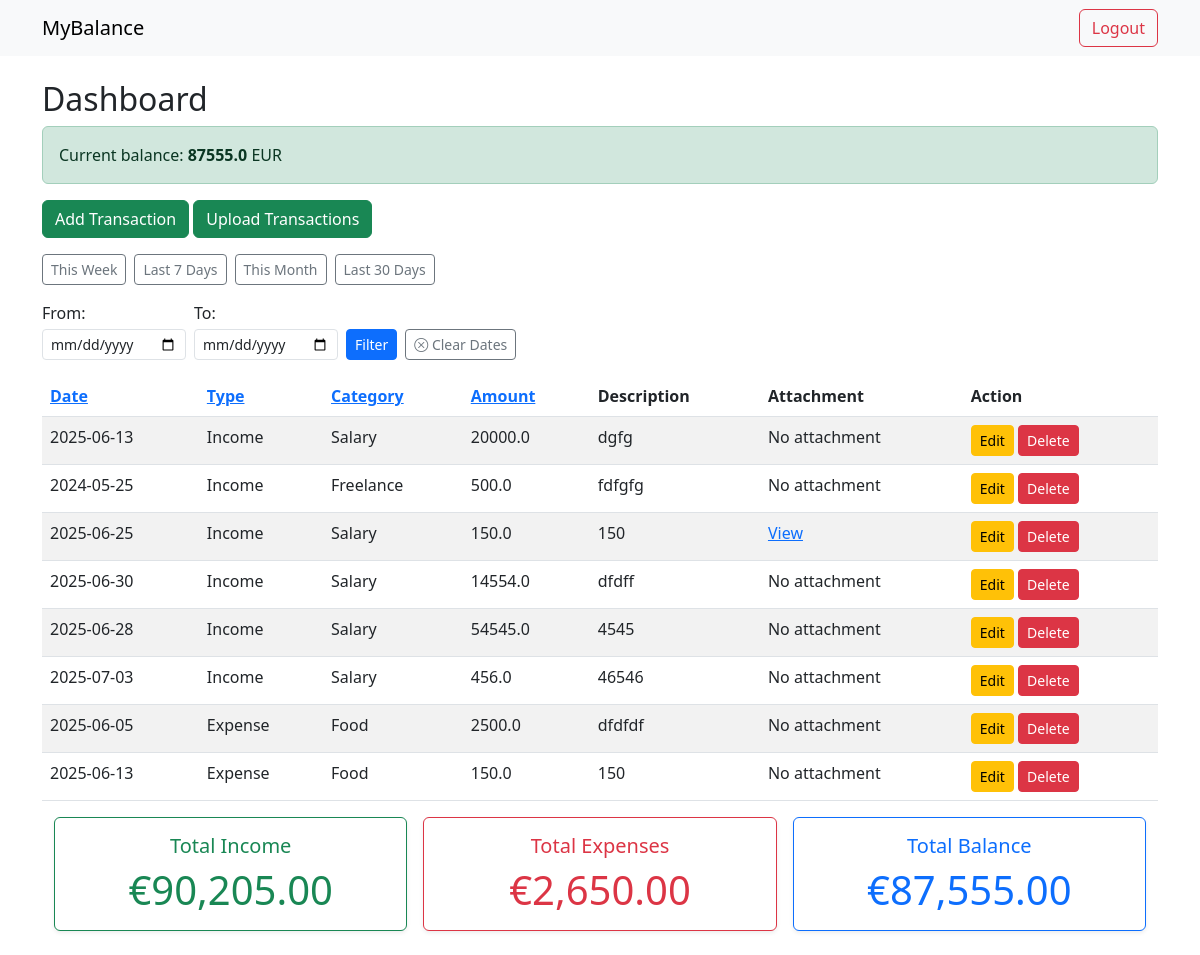
Before: /dashboard?sort_by=type&order=desc (signed in) with the older database file.
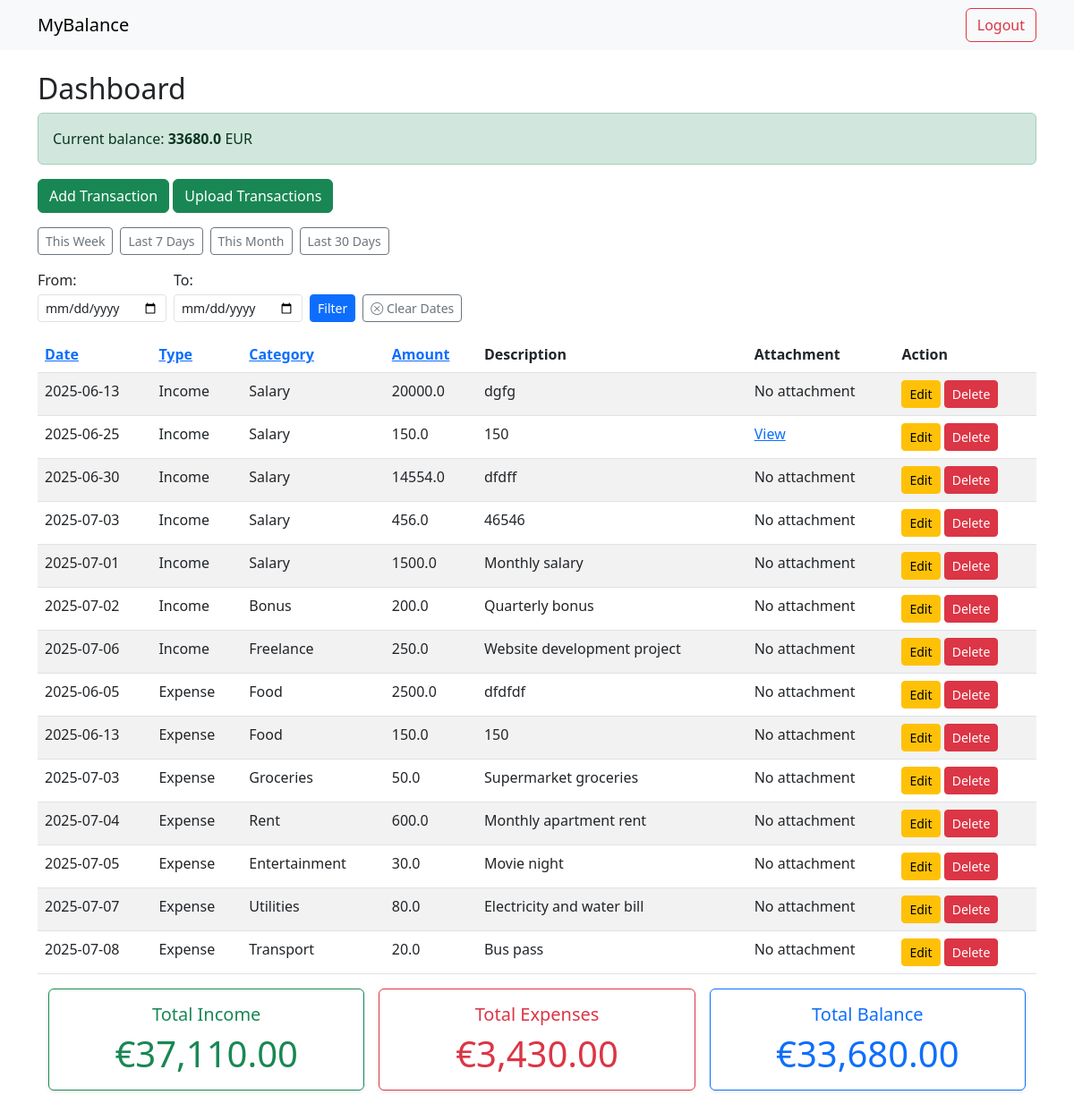
After: the same page with the newer database file.
### tables this page shows
CREATE TABLE transactions (
              id INTEGER PRIMARY KEY AUTOINCREMENT,
              user_id INTEGER,
              date TEXT,
              type TEXT,
              category TEXT,
              amount REAL,
              description TEXT, attachment TEXT,
              FOREIGN KEY(user_id) REFERENCES users(id)
              );

### app.py (the view)
@app.route('/dashboard')
def dashboard():
        if 'user_id' not in session:
            return redirect(url_for('login'))
        sort_by=request.args.get('sort_by','date')
        order=request.args.get('order','desc')
        if sort_by not in ['date','type','amount', 'category']:
             sort_by='date'
        if order not in ['asc', 'desc']:
             order='desc'
        date_from=request.args.get('from')
        date_to=request.args.get('to')
        preset=request.args.get('preset')
        today=date.today()
        if preset=='this_week':
             start_of_week=today-timedelta(days=today.weekday())
             date_from=start_of_week.isoformat()
             date_to=today.isoformat()
        elif preset=='last_7_days':
             date_from=(today-timedelta(days=6)).isoformat()
             date_to=today.isoformat()
        elif preset=='this_month':
             date_from=(today.replace(day=1)).isoformat()
             date_to=today.isoformat()
        elif preset=='last_30_days':
             date_from=(today-timedelta(days=29)).isoformat()
             date_to=today.isoformat()
        query='''
            SELECT id, date, type, category, amount, description, attachment
            FROM transactions
            WHERE user_id=?
        '''
        params=[session['user_id']]
        if date_from:
             query+=" AND date>=?"
             params.append(date_from)
        if date_to:
             query+=" AND date<=?"
             params.append(date_to)
        query+= f"ORDER BY {sort_by} {order}"
        conn=get_db_conn()
        c=conn.cursor()
        c.execute(query, tuple(params))
        transactions=c.fetchall()
        query_current = '''SELECT
                        COALESCE(SUM(CASE WHEN type='Income' THEN amount ELSE 0 END),0) -
                        COALESCE(SUM(CASE WHEN type='Expense' THEN amount ELSE 0 END),0) AS balance
                        FROM transactions
                        WHERE user_id=?'''
        c.execute(query_current, (session['user_id'],))
        current_balance = c.fetchone()['balance']
        query_totals='''
                    SELECT
                    COALESCE(SUM(CASE WHEN type='Income' THEN amount ELSE 0 END),0)-
                    COALESCE(SUM(CASE WHEN type='Expense' THEN amount ELSE 0 END),0) AS balance,
                    COALESCE(SUM(CASE WHEN type='Income' THEN amount ELSE 0 END),0) AS total_income,
                    COALESCE(SUM(CASE WHEN type='Expense' THEN amount ELSE 0 END),0) AS total_expenses
                    FROM transactions
                    WHERE user_id=?

                  '''
        params_totals=[session['user_id']]
        if date_from:
            query_totals+= ' AND date>=?'
            params_totals.append(date_from)
        if date_to:
            query_totals+= ' AND date<=?'
            params_totals.append(date_to)
        c.execute(query_totals, tuple(params_totals))
        row=c.fetchone()
        total_income=row['total_income']
        total_expenses=row['total_expenses']
        balance=row['balance']
        conn.close()
        return render_template('dashboard.html', transactions=transactions, sort_by=sort_by, order=order, date_from=date_from,
                               date_to=date_to, balance=balance, total_income=total_income,total_expenses=total_expenses, current_balance=current_balance)

### app.py (called while the page is built)
def get_db_conn():
     conn=sqlite3.connect(DATABASE)
     conn.row_factory=sqlite3.Row
     return conn

### templates/dashboard.html (shortened to what the changed rows need)
{% extends 'base.html' %}
{% block content %}
<h2>Dashboard</h2>
<div class="alert {% if balance>=0 %} alert-success {% else %} alert-danger {% endif %}" role="alert">
    Current balance: <strong>{{current_balance}}</strong> EUR
</div>
<table class="table table-striped">
    <thead>
        <tr>
            <th><a href="{{ url_for('dashboard',sort_by='date', order='asc' if sort_by!='date' or order=='desc' else 'desc' ) }}">Date</a></th>
            <th><a href="{{ url_for('dashboard', sort_by='type', order='asc' if sort_by!='type' or order=='desc' else 'desc')}}">Type</a></th>
            <th><a href="{{ url_for ('dashboard', sort_by='category', order='asc' if sort_by!='category' or order=='desc' else 'desc')}}">Category</a></th>
            <th><a href ="{{ url_for('dashboard', sort_by='amount', order='asc' if sort_by!='amount' or order=='desc' else 'desc')}}">Amount</a></th>
            <th>Description</th>
            <th>Attachment</th>
            <th>Action</th>
        </tr>
    </thead>
    <tbody>
        {% for t in transactions %}
        <tr>
            <td>{{ t['date'] }}</td>
            <td>{{ t['type'] }}</td>
            <td>{{ t['category'] }}</td>
            <td>{{ t['amount'] }}</td>
            <td>{{ t['description'] }}</td>
            <td>
                {% if  t['attachment']%}
                    <a href="{{ url_for('static', filename='uploads/'+t['attachment'])}}" target="_blank">View</a>
                {% else %}
                    No attachment
                {% endif %}
               </td>
            <td >
                <a href="{{url_for('update', id=t['id'])}}" class="btn btn-sm btn-warning">Edit</a>
                <a href="{{ url_for('confirm_delete', id=t['id'], target='record')}}" class="btn btn-sm btn-danger">Delete</a>
            </td>
        </tr>
        {% endfor %}
    </tbody>
</table>
<div class="container mb-4">
  <div class="row g-3">
    {% if date_from or date_to %}
      <div class="col-md-4">
        <div class="card border-success shadow-sm">
          <div class="card-body text-center">
            <h5 class="card-title text-success">Income for period</h5>
            <p class="card-text display-6 text-success ">€{{ "{:,.2f}".format(total_income) }}</p>
          </div>
        </div>
      </div>
      <div class="col-md-4">
        <div class="card border-danger shadow-sm">
          <div class="card-body text-center">
            <h5 class="card-title text-danger">Expenses for period</h5>
            <p class="card-text display-6 text-danger ">€{{ "{:,.2f}".format(total_expenses) }}</p>
          </div>
        </div>
      </div>
      <div class="col-md-4">
        <div class="card border-primary shadow-sm">
          <div class="card-body text-center">
            <h5 class="card-title text-primary">Balance for period</h5>
            <p class="card-text display-6 text-primary">€{{ "{:,.2f}".format(balance) }}</p>
          </div>
        </div>
      </div>
    {% else %}
      <div class="col-md-4">
        <div class="card border-success shadow-sm">
          <div class="card-body text-center">
            <h5 class="card-title text-success">Total Income</h5>
             <p class="card-text display-6 text-success ">€{{ "{:,.2f}".format(total_income) }}</p>
          </div>
        </div>
      </div>
      <div class="col-md-4">
        <div class="card border-danger shadow-sm">
          <div class="card-body text-center">
            <h5 class="card-title text-danger">Total Expenses</h5>
            <p class="card-text display-6 text-danger ">€{{ "{:,.2f}".format(total_expenses) }}</p>
          </div>
        </div>
      </div>
      <div class="col-md-4">
        <div class="card border-primary shadow-sm">
          <div class="card-body text-center">
            <h5 class="card-title text-primary">Total Balance</h5>
           <p class="card-text display-6 text-primary">€{{ "{:,.2f}".format(balance) }}</p>
          </div>
        </div>
      </div>
    {% endif %}
  </div>
</div>
{% endblock %}

Changed rows visible on the page:
removed transactions: date "2024-05-25", type "Income", category "Freelance", amount "500.0", description "fdfgfg", shows "No attachment"
removed transactions: date "2025-06-28", type "Income", category "Salary", amount "54545.0", description "4545", shows "No attachment"
added transactions: date "2025-07-01", type "Income", category "Salary", amount "1500.0", description "Monthly salary", shows "No attachment"
added transactions: date "2025-07-02", type "Income", category "Bonus", amount "200.0", description "Quarterly bonus", shows "No attachment"
added transactions: date "2025-07-06", type "Income", category "Freelance", amount "250.0", description "Website development project", shows "No attachment"
added transactions: date "2025-07-03", type "Expense", category "Groceries", amount "50.0", description "Supermarket groceries", shows "No attachment"
added transactions: date "2025-07-04", type "Expense", category "Rent", amount "600.0", description "Monthly apartment rent", shows "No attachment"
added transactions: date "2025-07-05", type "Expense", category "Entertainment", amount "30.0", description "Movie night", shows "No attachment"
added transactions: date "2025-07-07", type "Expense", category "Utilities", amount "80.0", description "Electricity and water bill", shows "No attachment"
added transactions: date "2025-07-08", type "Expense", category "Transport", amount "20.0", description "Bus pass", shows "No attachment"
Other visible differences:
{{ current_balance }}: "87555.0" → "33680.0"
{{ "{:,.2f}".format(total_income) }}: "90,205.00" → "37,110.00"
{{ "{:,.2f}".format(total_expenses) }}: "2,650.00" → "3,430.00"
{{ "{:,.2f}".format(balance) }}: "87,555.00" → "33,680.00"
